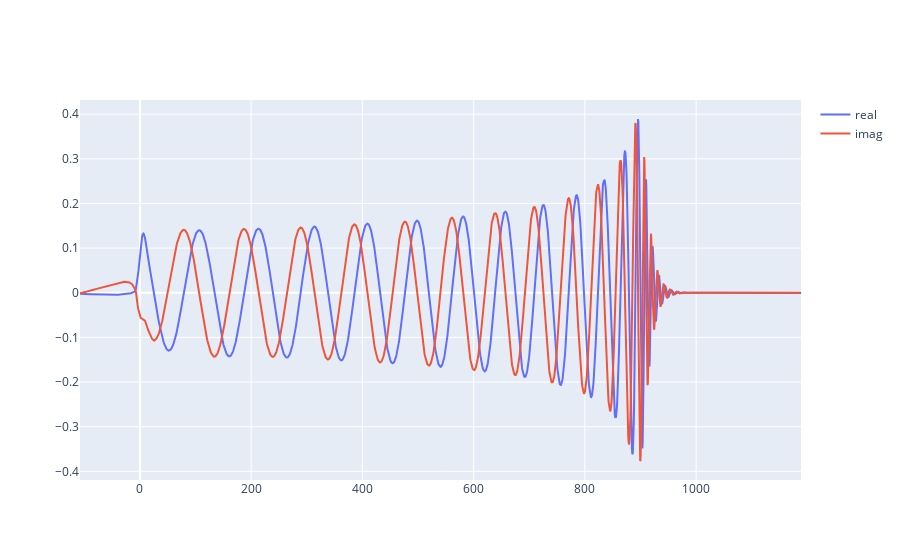

The notebook cell this image was saved under:
### Code cell
from CactusTool.Analysis import GravitationalWave
f = GravitationalWave(strain[0], strain[1])
f.preview('lines')

### Figure 1 — Plotly figure (JSON) as saved in the notebook; plotly's stock layout.template omitted (floating-point values rounded to 4 significant figures; data arrays with more than 128 entries replaced by an {"elided": "..."} marker saying what was removed)
{"data": [{"mode": "lines", "name": "real", "type": "scatter", "x": {"elided": "2355 float values"}, "y": {"elided": "2355 float values"}}, {"mode": "lines", "name": "imag", "type": "scatter", "x": {"elided": "2355 float values"}, "y": {"elided": "2355 float values"}}], "layout": {"autosize": true, "xaxis": {"autorange": true, "range": [-107.7, 1189.0], "type": "linear"}, "yaxis": {"autorange": true, "range": [-0.4194, 0.4318], "type": "linear"}}}
